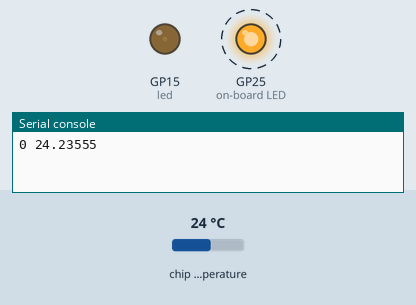
A program run on a simulated Raspberry Pi Pico running MicroPython. On the bench: output pins drawn as LEDs (lit = HIGH), the last lines printed to the serial console. Dashed ring = blinking. Inputs (shaded band) come from the test bench; at power-on: chip temperature 24 °C.

Above: at 0.05 s.
At 0.5 s:
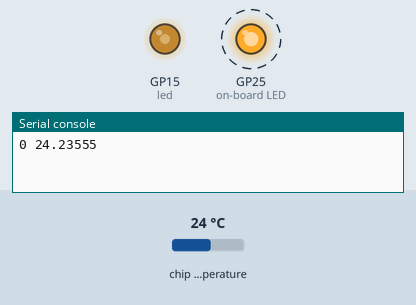
At 0.7 s:
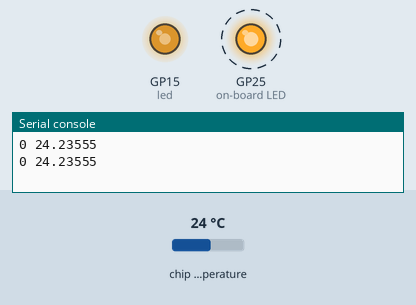
At 0.95 s:
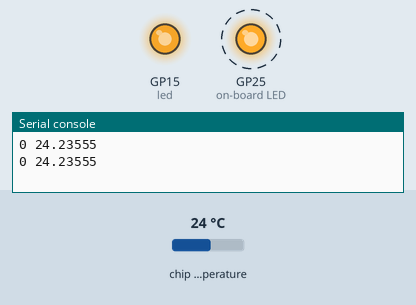
Timing chart, 0 to 4.6 s (numbered marks = the images above):
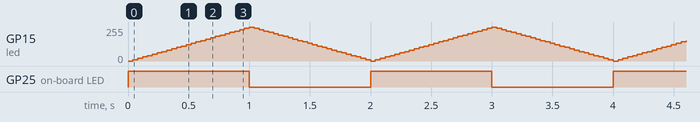

Measured:
- by itself, GP25 (on-board LED): alternates HIGH for 1.0 s and LOW for 1.0 s

The program:

Temperatur_Plot.py
```python
# Ansicht/Drucken -> Plotter in Thonny
# gibt die Tempetarur des RP2040-Chips aus

from time import sleep
from picozero import pico_temp_sensor, pico_led, PWMLED

pico_led.blink()

led=PWMLED(15)
led.pulse()

while True:
    print(0,pico_temp_sensor.temp) # erster Wert nur als "Nullline"
    sleep(0.5)
```
